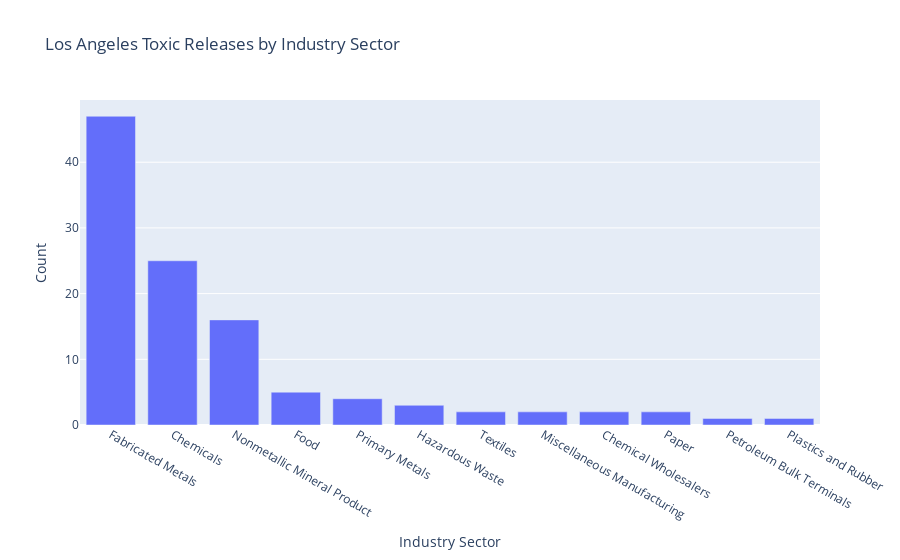

Here is the notebook cell this chart was saved with:
### Code cell
fig = px.bar(facility_by_sector_type.head(20),
       x='industry_sector',
       y='count',
       title='Los Angeles Toxic Releases by Industry Sector',
        labels={
            'industry_sector':'Industry Sector',
            'count':'Count'
        })

fig.show()

### Figure 1 — Plotly figure (JSON) as saved in the notebook; plotly's stock layout.template omitted (floating-point values rounded to 4 significant figures)
{"data": [{"alignmentgroup": "True", "hovertemplate": "Industry Sector=%{x}<br>Count=%{y}<extra></extra>", "legendgroup": "", "marker": {"color": "#636efa", "pattern": {"shape": ""}}, "name": "", "offsetgroup": "", "orientation": "v", "showlegend": false, "textposition": "auto", "type": "bar", "x": ["Fabricated Metals", "Chemicals", "Nonmetallic Mineral Product", "Food", "Primary Metals", "Hazardous Waste", "Textiles", "Miscellaneous Manufacturing", "Chemical Wholesalers", "Paper", "Petroleum Bulk Terminals", "Plastics and Rubber"], "xaxis": "x", "y": [47, 25, 16, 5, 4, 3, 2, 2, 2, 2, 1, 1], "yaxis": "y"}], "layout": {"autosize": true, "barmode": "relative", "legend": {"tracegroupgap": 0}, "title": {"text": "Los Angeles Toxic Releases by Industry Sector"}, "xaxis": {"anchor": "y", "autorange": true, "domain": [0, 1], "range": [-0.5, 11.5], "title": {"text": "Industry Sector"}, "type": "category"}, "yaxis": {"anchor": "x", "autorange": true, "domain": [0, 1], "range": [0, 49.47], "title": {"text": "Count"}, "type": "linear"}}}
